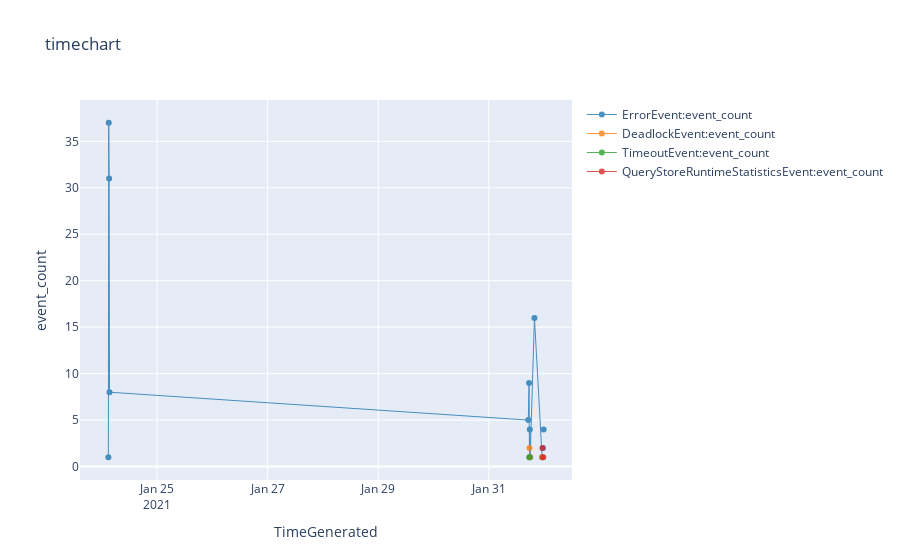

The notebook cell saved with this chart:
### Code cell
%%kql 
AzureDiagnostics
| summarize event_count=count() by bin(TimeGenerated, 10m), OperationName
| where OperationName <> "AuditEvent"
| render timechart

### Figure 1 — Plotly figure (JSON) as saved in the notebook; plotly's stock layout.template omitted (floating-point values rounded to 4 significant figures)
{"data": [{"line": {"color": "rgb(31, 118, 179)", "width": 1}, "name": "ErrorEvent:event_count", "opacity": 0.8, "type": "scatter", "x": ["2021-01-24T02:50:00+00:00", "2021-01-24T03:00:00+00:00", "2021-01-24T03:10:00+00:00", "2021-01-24T03:20:00+00:00", "2021-01-31T17:10:00+00:00", "2021-01-31T17:30:00+00:00", "2021-01-31T17:40:00+00:00", "2021-01-31T17:50:00+00:00", "2021-01-31T18:00:00+00:00", "2021-01-31T19:50:00+00:00", "2021-01-31T23:10:00+00:00", "2021-01-31T23:20:00+00:00", "2021-01-31T23:30:00+00:00", "2021-01-31T23:40:00+00:00", "2021-01-31T23:50:00+00:00"], "y": [1, 37, 31, 8, 5, 9, 1, 4, 1, 16, 1, null, 2, null, 4]}, {"line": {"color": "rgb(254, 127, 14)", "width": 1}, "name": "DeadlockEvent:event_count", "opacity": 0.8, "type": "scatter", "x": ["2021-01-24T02:50:00+00:00", "2021-01-24T03:00:00+00:00", "2021-01-24T03:10:00+00:00", "2021-01-24T03:20:00+00:00", "2021-01-31T17:10:00+00:00", "2021-01-31T17:30:00+00:00", "2021-01-31T17:40:00+00:00", "2021-01-31T17:50:00+00:00", "2021-01-31T18:00:00+00:00", "2021-01-31T19:50:00+00:00", "2021-01-31T23:10:00+00:00", "2021-01-31T23:20:00+00:00", "2021-01-31T23:30:00+00:00", "2021-01-31T23:40:00+00:00", "2021-01-31T23:50:00+00:00"], "y": [null, null, null, null, null, null, 2, 1, null, null, 1, null, null, null, null]}, {"line": {"color": "rgb(44, 160, 44)", "width": 1}, "name": "TimeoutEvent:event_count", "opacity": 0.8, "type": "scatter", "x": ["2021-01-24T02:50:00+00:00", "2021-01-24T03:00:00+00:00", "2021-01-24T03:10:00+00:00", "2021-01-24T03:20:00+00:00", "2021-01-31T17:10:00+00:00", "2021-01-31T17:30:00+00:00", "2021-01-31T17:40:00+00:00", "2021-01-31T17:50:00+00:00", "2021-01-31T18:00:00+00:00", "2021-01-31T19:50:00+00:00", "2021-01-31T23:10:00+00:00", "2021-01-31T23:20:00+00:00", "2021-01-31T23:30:00+00:00", "2021-01-31T23:40:00+00:00", "2021-01-31T23:50:00+00:00"], "y": [null, null, null, null, null, null, 1, null, null, null, null, null, null, null, null]}, {"line": {"color": "rgb(214, 39, 39)", "width": 1}, "name": "QueryStoreRuntimeStatisticsEvent:event_count", "opacity": 0.8, "type": "scatter", "x": ["2021-01-24T02:50:00+00:00", "2021-01-24T03:00:00+00:00", "2021-01-24T03:10:00+00:00", "2021-01-24T03:20:00+00:00", "2021-01-31T17:10:00+00:00", "2021-01-31T17:30:00+00:00", "2021-01-31T17:40:00+00:00", "2021-01-31T17:50:00+00:00", "2021-01-31T18:00:00+00:00", "2021-01-31T19:50:00+00:00", "2021-01-31T23:10:00+00:00", "2021-01-31T23:20:00+00:00", "2021-01-31T23:30:00+00:00", "2021-01-31T23:40:00+00:00", "2021-01-31T23:50:00+00:00"], "y": [null, null, null, null, null, null, null, null, null, null, null, 2, null, 1, null]}], "layout": {"showlegend": true, "title": {"text": "timechart"}, "xaxis": {"autorange": true, "title": {"text": "TimeGenerated"}, "type": "date"}, "yaxis": {"ticksuffix": "", "title": {"text": "event_count"}, "type": "linear"}}}
